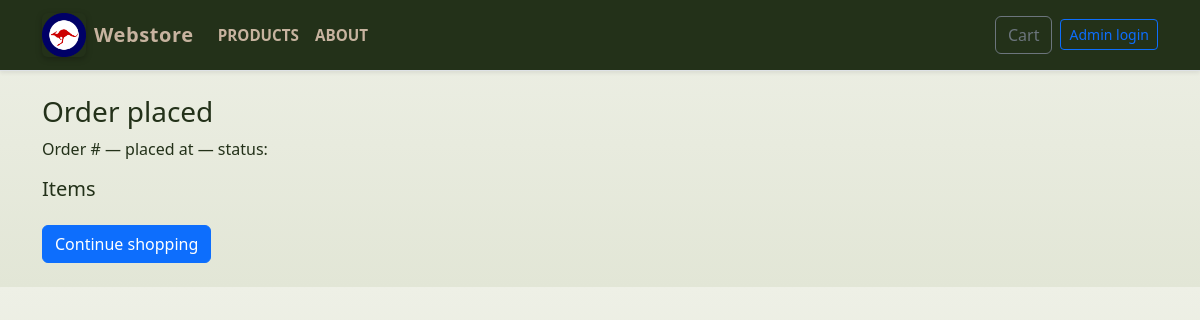
The page /order/success/3 on the database as committed earlier.
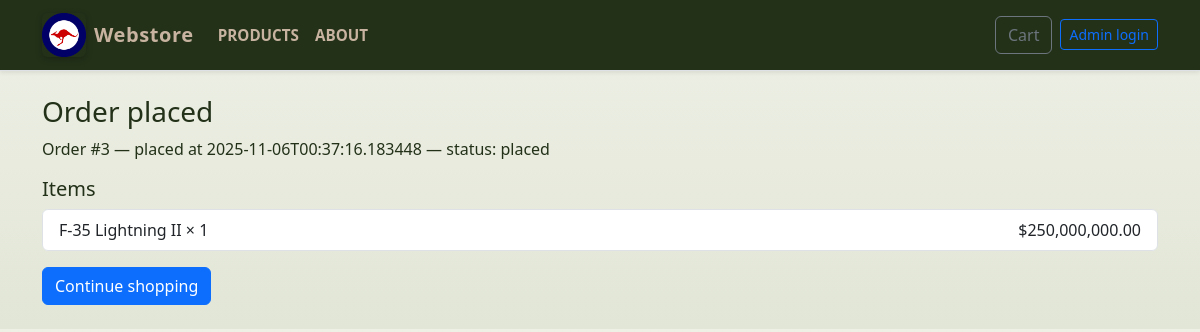
The same page on the database as committed later.
### tables this page shows
CREATE TABLE orders (
        id INTEGER PRIMARY KEY,
        customer_id INTEGER NOT NULL,
        total REAL NOT NULL,
        status TEXT NOT NULL,
        created_at TEXT NOT NULL, agency TEXT, authorized_officer TEXT, official_email TEXT, position_clearance TEXT, contact_number TEXT, po_number TEXT, contract_reference TEXT, funding_source TEXT, auth_doc TEXT, vendor_id TEXT, end_user_cert TEXT, export_license_status TEXT, delivery_location TEXT, required_delivery_date TEXT, payment_method TEXT, declaration_agreed INTEGER, digital_signature TEXT,
        FOREIGN KEY(customer_id) REFERENCES customers(id) ON DELETE CASCADE
    );

CREATE TABLE order_items (
        id INTEGER PRIMARY KEY,
        order_id INTEGER NOT NULL,
        product_id INTEGER NOT NULL,
        quantity INTEGER NOT NULL,
        unit_price REAL NOT NULL,
        FOREIGN KEY(order_id) REFERENCES orders(id) ON DELETE CASCADE,
        FOREIGN KEY(product_id) REFERENCES products(id) ON DELETE RESTRICT
    );

CREATE TABLE products (
        id INTEGER PRIMARY KEY,
        sku TEXT UNIQUE NOT NULL,
        name TEXT NOT NULL,
        description TEXT,
        price REAL NOT NULL,
        image TEXT,
        created_at TEXT NOT NULL
    , stock INTEGER NOT NULL DEFAULT 0);

### app.py (the view)
@app.route("/order/success/<int:order_id>")
def order_success(order_id):
    db = get_db()
    order = db.execute("SELECT o.id, o.total, o.status, o.created_at, c.name, c.email FROM orders o LEFT JOIN customers c ON o.customer_id = c.id WHERE o.id = ?", (order_id,)).fetchone()
    items = db.execute("SELECT oi.quantity, oi.unit_price, p.name FROM order_items oi JOIN products p ON oi.product_id = p.id WHERE oi.order_id = ?", (order_id,)).fetchall()
    return render_template("order_success.html", order=order, items=items)

### app.py (called while the page is built)
def get_db():
    if 'db' not in g:
        conn = sqlite3.connect(DB_PATH)
        conn.row_factory = sqlite3.Row
        g.db = conn
    return g.db

@app.context_processor
def inject_cart_count():
    cart = session.get("cart", {}) if session is not None else {}
    try:
        count = sum(int(v) for v in cart.values()) if cart else 0
    except Exception:
        count = 0
    return {"cart_count": count}

### templates/order_success.html (shortened to what this page needs)
<!doctype html>
<html lang="en">
<head>
  <link href="https://cdn.jsdelivr.net/npm/bootstrap@5.3.0/dist/css/bootstrap.min.css" rel="stylesheet">
  <link rel="stylesheet" href="{{ url_for('static', filename='css/styles.css') }}">
</head>
<body>
  {% include 'navbar.html' %}
  <div class="container py-4">
    <h3>Order placed</h3>
    <p>Order #{{ order.id }} — placed at {{ order.created_at }} — status: {{ order.status }}</p>
    <h5>Items</h5>
    <ul class="list-group mb-3">
      {% for it in items %}
      <li class="list-group-item d-flex justify-content-between">
        <div>{{ it["name"] }} × {{ it["quantity"] }}</div>
        <div>${{ "{:,.2f}".format(it["unit_price"] * it["quantity"]) }}</div>
      </li>
      {% endfor %}
    </ul>
    <a href="{{ url_for('products') }}" class="btn btn-primary">Continue shopping</a>
  </div>
</body>
</html>

### templates/navbar.html (shortened to what this page needs)
<nav class="navbar navbar-expand-lg navbar-light bg-white border-bottom shadow-sm">
  <div class="container">
    <a class="navbar-brand d-flex align-items-center" href="{{ url_for('index') }}">
      <img src="{{ url_for('static', filename='images/Logo.png') }}" alt="Logo" class="nav-logo me-2">
      Webstore
    </a>
    <div class="collapse navbar-collapse" id="mainNav">
      <ul class="navbar-nav me-auto mb-2 mb-lg-0">
        <li class="nav-item"><a class="nav-link" href="{{ url_for('products') }}">Products</a></li>
        <li class="nav-item"><a class="nav-link" href="{{ url_for('about') }}">About</a></li>
      </ul>
      <div class="d-flex align-items-center">
        <a class="btn btn-outline-secondary position-relative me-2" href="{{ url_for('cart_view') }}">
          Cart
        </a>
        {% if session.get('is_admin') %}
          <a class="btn btn-sm btn-outline-dark me-2" href="{{ url_for('admin_products') }}">Admin</a>
          <a class="btn btn-sm btn-outline-secondary" href="{{ url_for('logout') }}">Logout</a>
        {% else %}
          <a class="btn btn-sm btn-outline-primary" href="{{ url_for('login') }}">Admin login</a>
        {% endif %}
      </div>
    </div>
  </div>
</nav>

### static/css/styles.css (style rules this page uses)
:root { --olive: #4b5320; --army-dark: #233119; --khaki: #c7b39f; --sand: #e6dcc8; --accent: #8b1f1f; --white: #ffffff; --navy: #001a66; }
body { background: linear-gradient(180deg, #eef0e6 0%, #e2e6d6 100%); color: var(--army-dark); font-family: "Segoe UI", Roboto, "Helvetica Neue", Arial, sans-serif; margin: 0; }
body { transition: opacity 320ms ease-in-out; will-change: opacity; }
.nav-logo { width: 44px; height: auto; border-radius: 6px; box-shadow: 0 2px 6px rgba(0,0,0,0.25); }
.navbar { background: var(--army-dark) !important; border-bottom: 4px solid var(--olive); }
.navbar .navbar-brand { color: var(--khaki) !important; font-weight: 800; letter-spacing: .6px; }
.navbar .nav-link { color: var(--khaki) !important; font-weight: 600; text-transform: uppercase; font-size: 0.95rem; }

Rows that differ between the two databases and show on the page:
added orders: id "3", created_at "2025-11-06T00:37:16.183448", status "placed"
added order_items: name "F-35 Lightning II", quantity "1", it['unit_price']*it['quantity'] "250,000,000.00"
